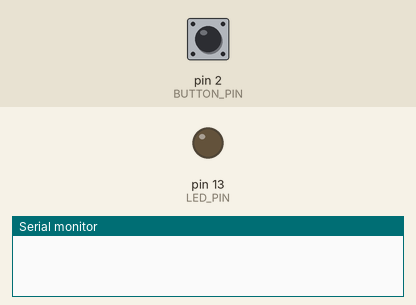
Recording of a sketch running on a simulated Arduino Uno, built with avr-gcc and run on an emulated ATmega328P. Parts: output pins drawn as LEDs (lit = HIGH), the last lines printed to the serial monitor. The test bench sets the inputs (shaded band); at power-on: pin 2 (BUTTON_PIN) HIGH.

Above: at 1.2 s.
1.3 s: pin 2 (BUTTON_PIN) pulled LOW for 0.15 s
At 4.4 s:
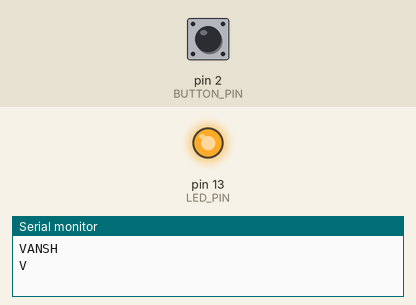
Timing chart, 0 to 10.4 s (numbered marks = the images above; inputs shaded):
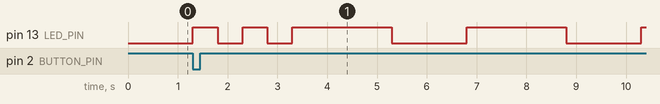

Measured:
- after the input at 1.3 s, pin 13 (LED_PIN): LOW → HIGH at once, → LOW 0.50 s later, → HIGH 0.50 s later, → LOW 0.50 s later, … (9 changes in this stretch)

The sketch:

morseCode.ino
```cpp
// Define time units for different parts of Morse code
#define UNIT 500
#define DOT_LENGTH (1 * UNIT)
#define DASH_LENGTH (3 * UNIT)
#define CODE_PART_SPACE (1 * UNIT)
#define LETTER_SPACE (3 * UNIT)

// Define the pin numbers for LED and button
#define LED_PIN 13
#define BUTTON_PIN 2

// Variable to store the input name
String name="VANSH";

// Morse code representation of alphabets
String letters_code[26] = {
    ".-", "-...", "-.-.", "-..", ".", "..-.", "--.", "....", "..",
    ".---", "-.-", ".-..", "--", "-.", "---", ".--.", "--.-", ".-.",
    "...", "-", "..-", "...-", ".--", "-..-", "-.--", "--.."
};

void setup() {
  Serial.begin(9600);  // Initialize serial communication
  pinMode(LED_PIN, OUTPUT);     // Set LED pin as output
  pinMode(BUTTON_PIN, INPUT_PULLUP);   // Set button pin as input
}

// Function to blink a dot
void blink_dot() {
    digitalWrite(LED_PIN, HIGH);  // Turn on the LED
    delay(DOT_LENGTH);            // Keep LED on for DOT_LENGTH milliseconds
    digitalWrite(LED_PIN, LOW);   // Turn off the LED
}

// Function to blink a dash
void blink_dash() {
    digitalWrite(LED_PIN, HIGH);  // Turn on the LED
    delay(DASH_LENGTH);           // Keep LED on for DASH_LENGTH milliseconds
    digitalWrite(LED_PIN, LOW);   // Turn off the LED
}

// Delay between different parts of a Morse code symbol
void symboldelay() {
    delay(CODE_PART_SPACE);
}

// Delay after blinking one letter
void letterdelay() {
    delay(LETTER_SPACE);
}

// Decode a single letter's Morse code and blink the LED accordingly
char decode_letter(char ch) {
    int index = ch - 'A';  // Calculate index for the letter in the Morse code array
    String morse_code = letters_code[index];  // Get Morse code for the letter

    for (int i = 0; i < morse_code.length(); i++) {
        if (morse_code[i] == '.') {
            blink_dot();
        } else if (morse_code[i] == '-') {
            blink_dash();
        }
        if (i + 1 < morse_code.length() - 1) {
            symboldelay();
        }
    }
}

// Decode a whole word and blink the LED accordingly
void decode_word(String word) {
     Serial.println(word);
    for (int i = 0; i < word.length(); i++) {
       Serial.println(word[i]);
        decode_letter(word[i]);
        if (i + 1 < word.length() - 1) {
            letterdelay();
        }
    }
}

// Function to read input from serial monitor until newline character

// void takeInput() {
//   Serial.println("Enter your name");
//     while (name=="") {
//         name=Serial.readStringUntil('/n');
//     }
//     name.toUpperCase();  // Convert input to uppercase

// }
void loop() {
    //Check if the button is pressed
    if (digitalRead(BUTTON_PIN) == LOW) {
        decode_word(name);  // Decode and blink the Morse code
        delay(500);
    } else {
        digitalWrite(LED_PIN, LOW);  // Turn off the LED
    }


}
```
